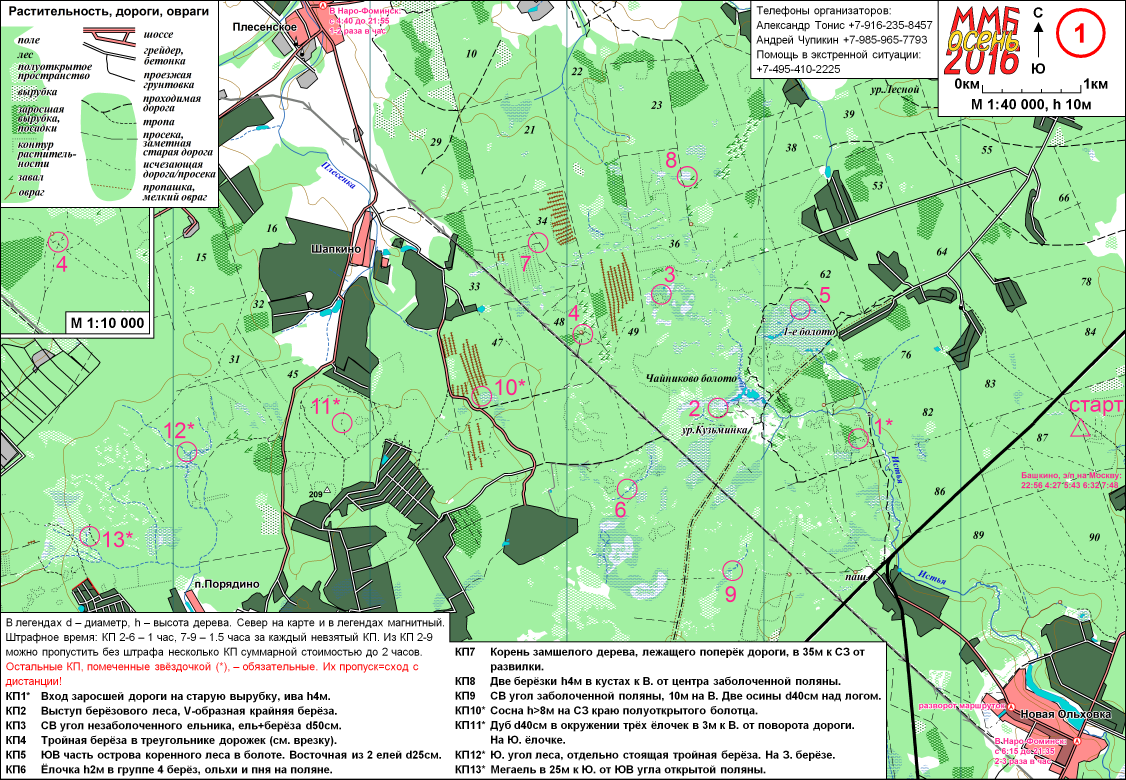
#> input picture maps/mmb2016o-l1.png, 3378 x 2339 px (shown at 1/3 size)
$ python prepare_map.py maps/mmb2016o-l1.png out.png out.png
#> lines starting #> are read from the running program, lines starting #| are printed output that depends on the picture; after the words box and inside, x2 and y2 are one past the last pixel; in counts of white or black regions, pixels touching at a corner belong together
#!/usr/bin/env python
# coding: utf-8

import numpy as np
import cv2
import matplotlib.pyplot as plt
import pandas as pd
from os import listdir
from os.path import isfile, join
import sys
import json

default_penalty=1.

import pytesseract as pts
pts.pytesseract.tesseract_cmd = r"/usr/local/bin/tesseract"

def prepare_image(filename):
    img = cv2.imread(filename)
    img = cv2.cvtColor(img,cv2.COLOR_BGR2RGB)

    # Цвет КП ММБ
    new_image = ((img[:,:,0] == 255) & (img[:,:,1] == 34) & (img[:,:,2] == 141) )*255
    new_image = new_image.astype(np.uint8)
    return new_image

def parse(new_image,circles):
    rows = []
    for i,circle in enumerate(circles[0]):
        x = int(circle[0])
        y = int(circle[1])
        radius = circle[2]

        delta = 140
        y1 = max(y-delta,0)
        y2 = min(y+delta,new_image.shape[0])
        x1 = max(x-delta,0)
        x2 = min(x+delta,new_image.shape[1])
        temp_img = new_image[y1:y2,x1:x2]
        temp_img = 255 - temp_img

        new_center_y = y-y1
        new_center_x = x-x1

        delta_r = 5
        max_r = 130

        x_coord = x
        y_coord = y
        #print (temp_img.shape,x_coord,y_coord,x1,x2,new_image.shape,y1,y2)

        for x in range(temp_img.shape[0]):
            for y in range(temp_img.shape[1]):
                dist = np.sqrt(pow((x-new_center_y),2) + pow((y-new_center_x),2))
                if (dist<radius+delta_r) and (dist>radius-delta_r): #это круг, убираем
                    temp_img[x,y]=255
                if (dist>max_r):
                    temp_img[x,y]=255

        result = pts.image_to_string(temp_img,config='--psm 10 -c tessedit_char_whitelist=0123456789')

        result_digits = ''.join(filter(lambda x: x in '1234567890',result))

        cv2.imwrite('results/%d(%s).png'%(i,result_digits),temp_img)

        rows.append([x_coord,y_coord,radius,result,result_digits])
    result = pd.DataFrame(rows,columns = ['x','y','radius','text','text_digits'])
    result['text_digits'] = result.text_digits.astype('str')
    return result

def find_kp(filename):
    img = prepare_image(filename)
#> in prepare_image, img is the input picture: shape (2339, 3378, 3); mean B, G, R 169.9, 215.9, 171.2
#> in prepare_image, `new_image = ((img[:,:,0] == 255) & (img[:,:,1] == 34) & (img[:,:,2] ==..`:
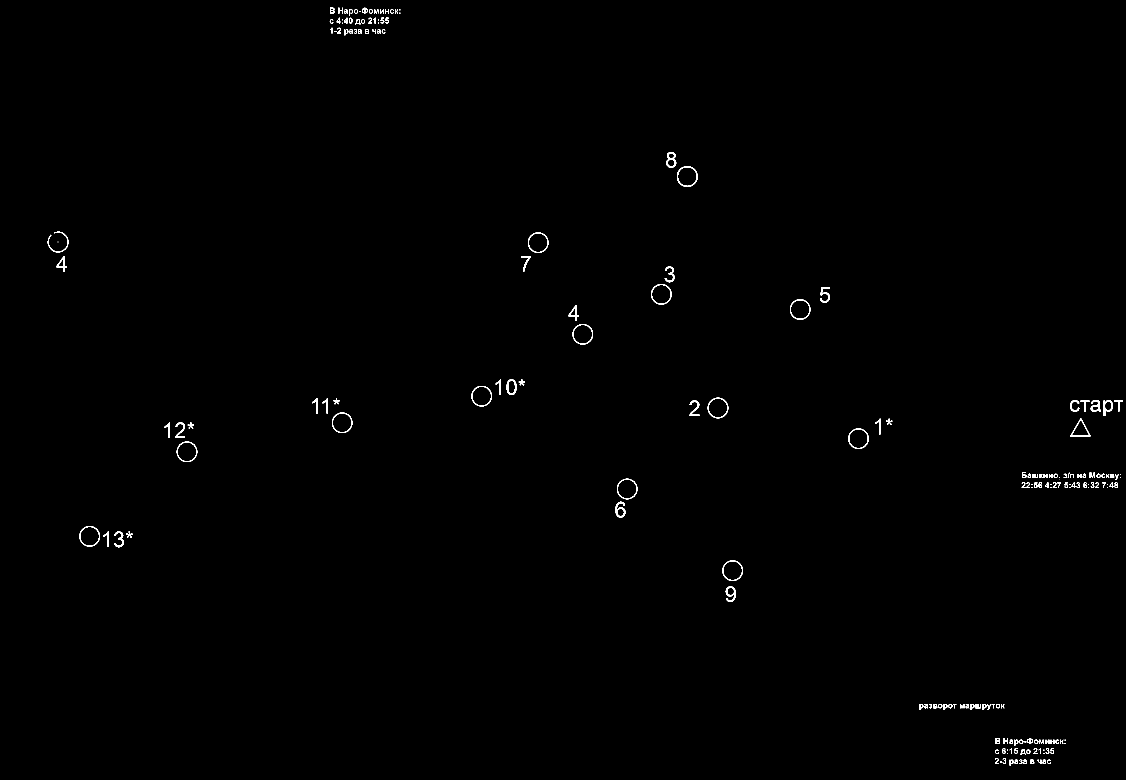
#> new_image: shape (2339, 3378) int64 (shown at 1/3 size); 0.34% white; 189 white regions (31 under 20 px), largest, box (x1, y1, x2, y2) and area: (2031, 498, 2093, 561) 619, (1999, 456, 2029, 503) 590, (1846, 1505, 1876, 1553) 579
    circles = cv2.HoughCircles(img, cv2.HOUGH_GRADIENT, 1, 15,
                               param1=100, param2=15,
                               minRadius=24, maxRadius=35)
#> circles = 14 rows, first 8: [268.5, 1608.5, 28.2], [1983.5, 882.5, 28.2], [2153.5, 1223.5, 28.2], [2197.5, 1711.5, 28.2], [1025.5, 1267.5, 30.5], [2399.5, 927.5, 30.5], [560.5, 1354.5, 30.2], [1444.5, 1187.5, 30.2]
    df = parse(img,circles)
#> the loop in parse, `for i,circle in enumerate(circles[0]):` made 1 pass
#> (circle, radius, delta, y1, y2, x1) on pass 1: ([268.5, 1608.5, 28.2], 28.2, 140, 1468, 1748, 128)
#> pass 1, in parse, `temp_img = new_image[y1:y2,x1:x2]`:
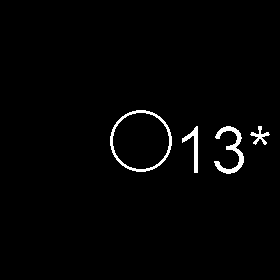
#> temp_img: shape (280, 280); 1.8% white; 4 white regions, box (x1, y1, x2, y2) and area: (110, 110, 172, 172) 528, (214, 126, 244, 174) 464, (182, 126, 198, 173) 245, (250, 126, 270, 145) 138
#> after the loop in parse, `for i,circle in enumerate(circles[0]):`:
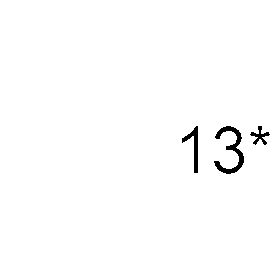
#> temp_img: shape (280, 280); 98.9% white; 3 black regions, box (x1, y1, x2, y2) and area: (214, 126, 244, 174) 464, (182, 126, 198, 173) 245, (250, 126, 270, 145) 138
#> after the loop in parse, `for i,circle in enumerate(circles[0]):`: rows = []
    df['penalty'] = default_penalty
    return df,circles

def plot_circles_on_img(filename,circles):
    img = cv2.imread(filename)
    img = cv2.cvtColor(img,cv2.COLOR_BGR2RGB)

    if circles is not None:

        #print (circles.shape)
        for _,row in circles.iterrows():
            center = (row.x, row.y)
            # circle center
            cv2.circle(img, center, 1, (0, 255, 0), 3)
            # circle outline
            radius = int(row.radius)
            cv2.circle(img, center, radius, (0, 255, 0), 3)

            #print KP num
            font                   = cv2.FONT_HERSHEY_SIMPLEX
            bottomLeftCornerOfText = center
            fontScale              = 1
            fontColor              = (0,0,0)
            lineType               = 3

            cv2.putText(img,row.text_digits,
                bottomLeftCornerOfText,
                font,
                fontScale,
                fontColor,
                lineType
                       )
    return img


# [42 lines of commented-out code are left out]

def usage():
    print ('prepare_map.py <input_map.png>(jpg,gif) <modified_map> <output_data>')

if __name__ == '__main__':
    if len(sys.argv)<4:
        usage()
        sys.exit(1)
    input_filename = sys.argv[1]
    output_filename = sys.argv[2]
    output_datafile = sys.argv[3]
#> (the run stopped early here; a loop or call above may not have finished)

$ run again, with maps/mmb2017o-l2.png copied over maps/mmb2016o-l1.png
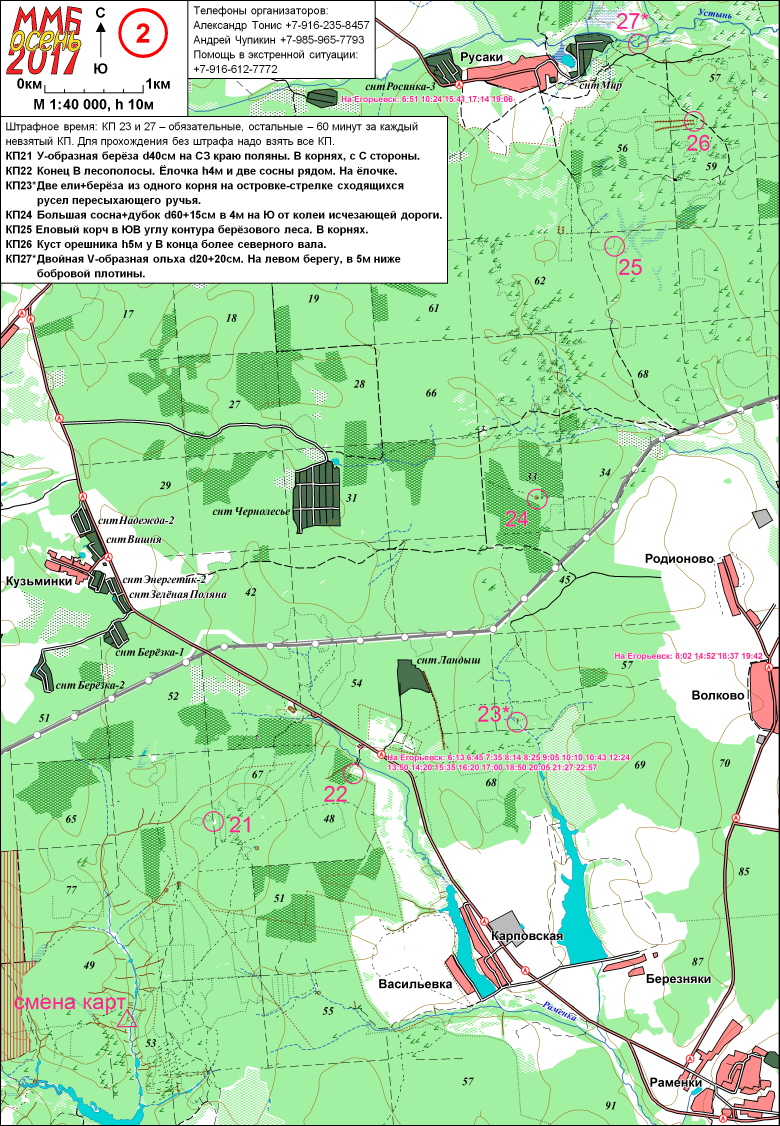
#> input picture maps/mmb2017o-l2.png, 2339 x 3378 px (shown at 1/3 size)
#> in prepare_image, img is the input picture: shape (3378, 2339, 3); mean B, G, R 173.6, 223.5, 175.9
#> in prepare_image, `new_image = ((img[:,:,0] == 255) & (img[:,:,1] == 34) & (img[:,:,2] ==..`:
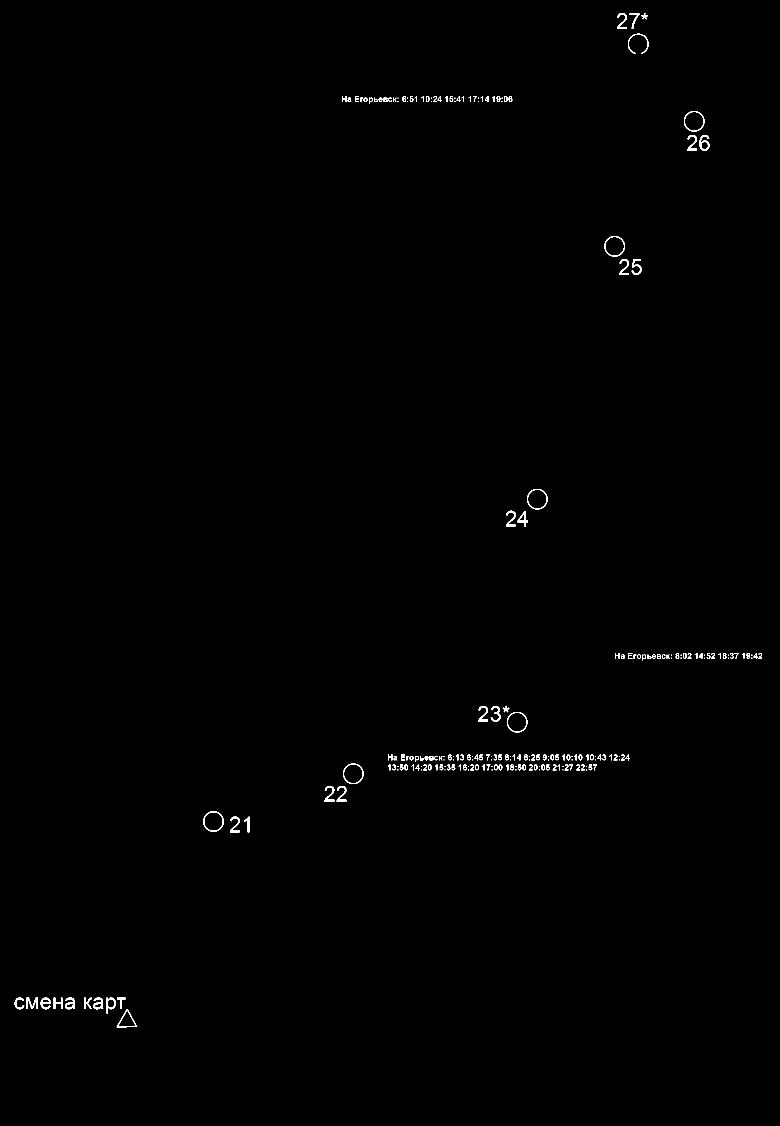
#> new_image: shape (3378, 2339) int64 (shown at 1/3 size); 0.32% white; 226 white regions (60 under 20 px), largest, box (x1, y1, x2, y2) and area: (79, 2993, 114, 3027) 583, (2098, 405, 2128, 452) 566, (1813, 708, 1875, 770) 528
#> circles = [[1843.5, 738.5, 28.2], [639.5, 2463.5, 30.5], [1550.5, 2165.5, 30.5], [1059.5, 2320.5, 30.2], [1611.5, 1496.5, 30.2], [2081.5, 363.5, 30.2], [1913.5, 131.5, 30.8]]
#> the loop in parse, `for i,circle in enumerate(circles[0]):` made 1 pass
#> (circle, radius, delta, y1, y2, x1) on pass 1: ([1843.5, 738.5, 28.2], 28.2, 140, 598, 878, 1703)
#> after the loop in parse, `for i,circle in enumerate(circles[0]):`:
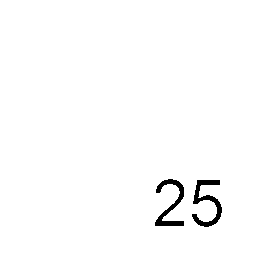
#> temp_img: shape (280, 280); 98.7% white; 2 black regions, box (x1, y1, x2, y2) and area: (192, 180, 222, 227) 514, (155, 179, 184, 226) 472
#> after the loop in parse, `for i,circle in enumerate(circles[0]):`: rows = []

$ run again, with maps/mmb2017o-l1a.png copied over maps/mmb2016o-l1.png
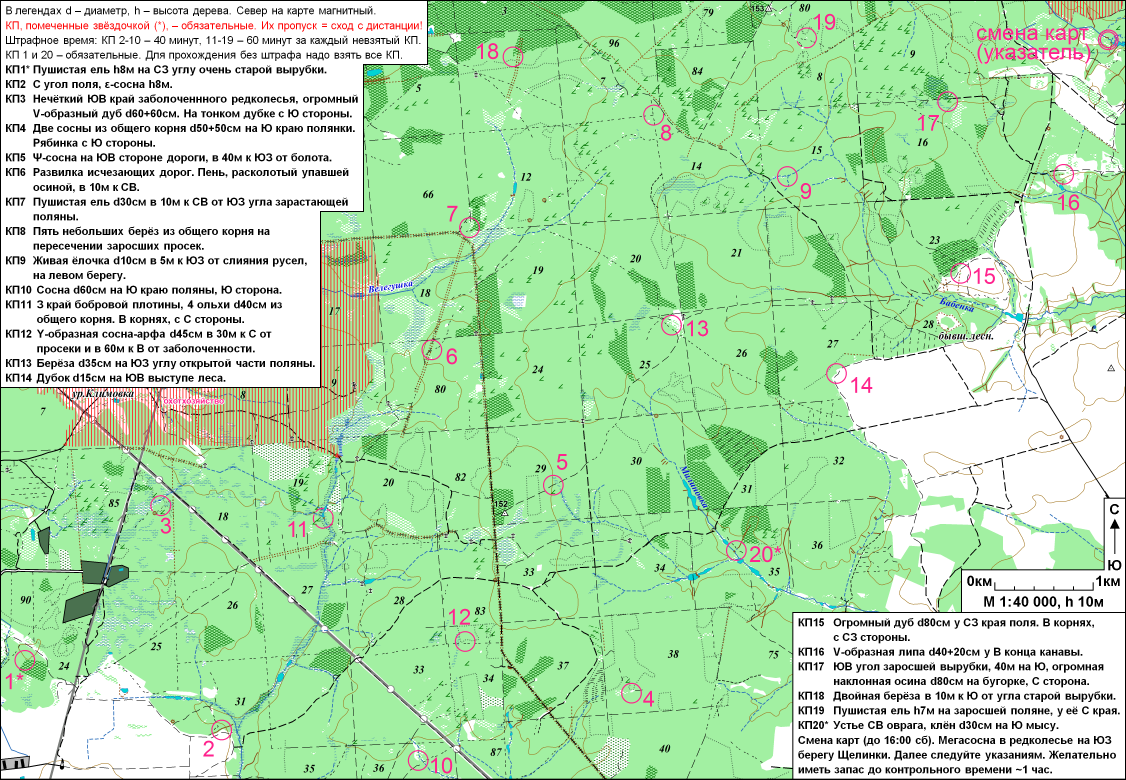
#> input picture maps/mmb2017o-l1a.png, 3378 x 2339 px (shown at 1/3 size)
#> in prepare_image, img is the input picture: shape (2339, 3378, 3); mean B, G, R 176.2, 223.5, 178.6
#> in prepare_image, `new_image = ((img[:,:,0] == 255) & (img[:,:,1] == 34) & (img[:,:,2] ==..`:
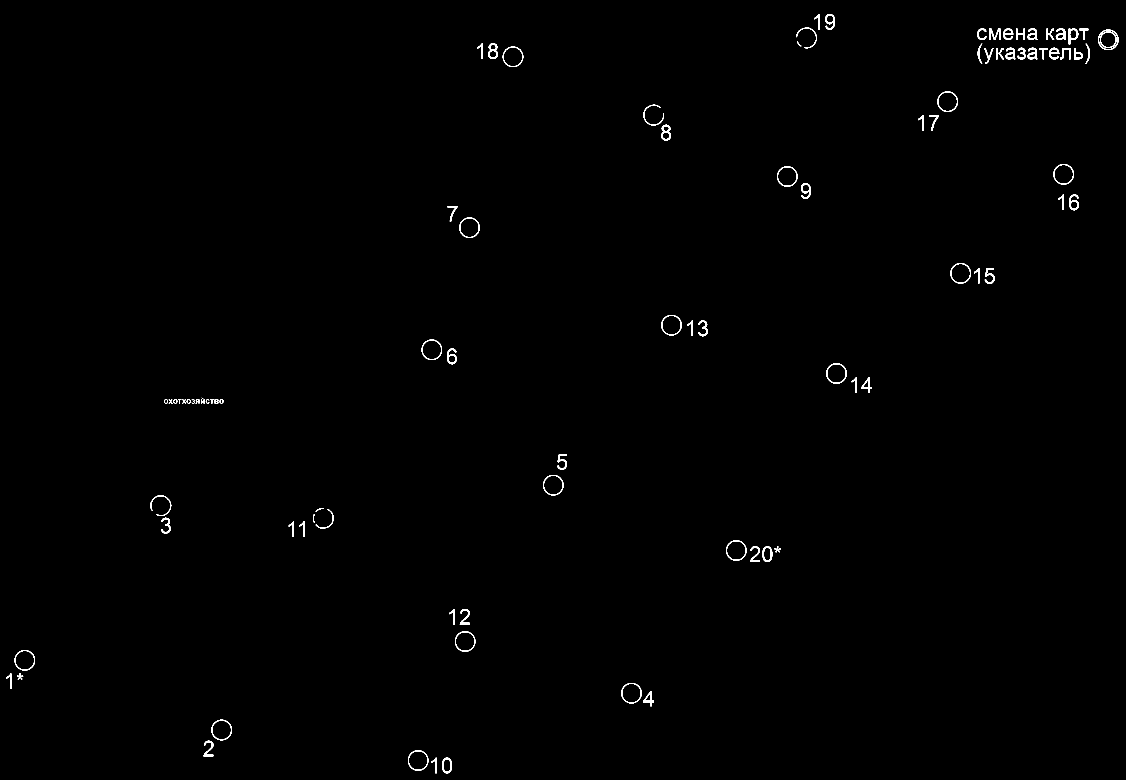
#> new_image: shape (2339, 3378) int64 (shown at 1/3 size); 0.42% white; 93 white regions (2 under 20 px), largest, box (x1, y1, x2, y2) and area: (1464, 130, 1494, 177) 595, (1983, 374, 2013, 422) 590, (3207, 583, 3237, 631) 572
#> circles = 21 rows, first 8: [664.5, 2189.5, 28.2], [2842.5, 304.5, 28.2], [2881.5, 819.5, 28.2], [3190.5, 522.5, 28.2], [1253.5, 2280.5, 30.5], [1294.5, 1048.5, 30.5], [1394.5, 1923.5, 30.5], [1893.5, 2078.5, 30.5]
#> the loop in parse, `for i,circle in enumerate(circles[0]):` made 1 pass
#> (circle, radius, delta, y1, y2, x1) on pass 1: ([664.5, 2189.5, 28.2], 28.2, 140, 2049, 2329, 524)
#> after the loop in parse, `for i,circle in enumerate(circles[0]):`:
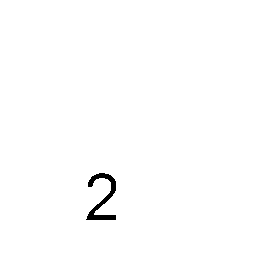
#> temp_img: shape (280, 280); 99.4% white; 1 black region, box (x1, y1, x2, y2) and area: (86, 173, 116, 220) 483
#> after the loop in parse, `for i,circle in enumerate(circles[0]):`: rows = []

$ run again, with maps/mmb2018v-l1.png copied over maps/mmb2016o-l1.png
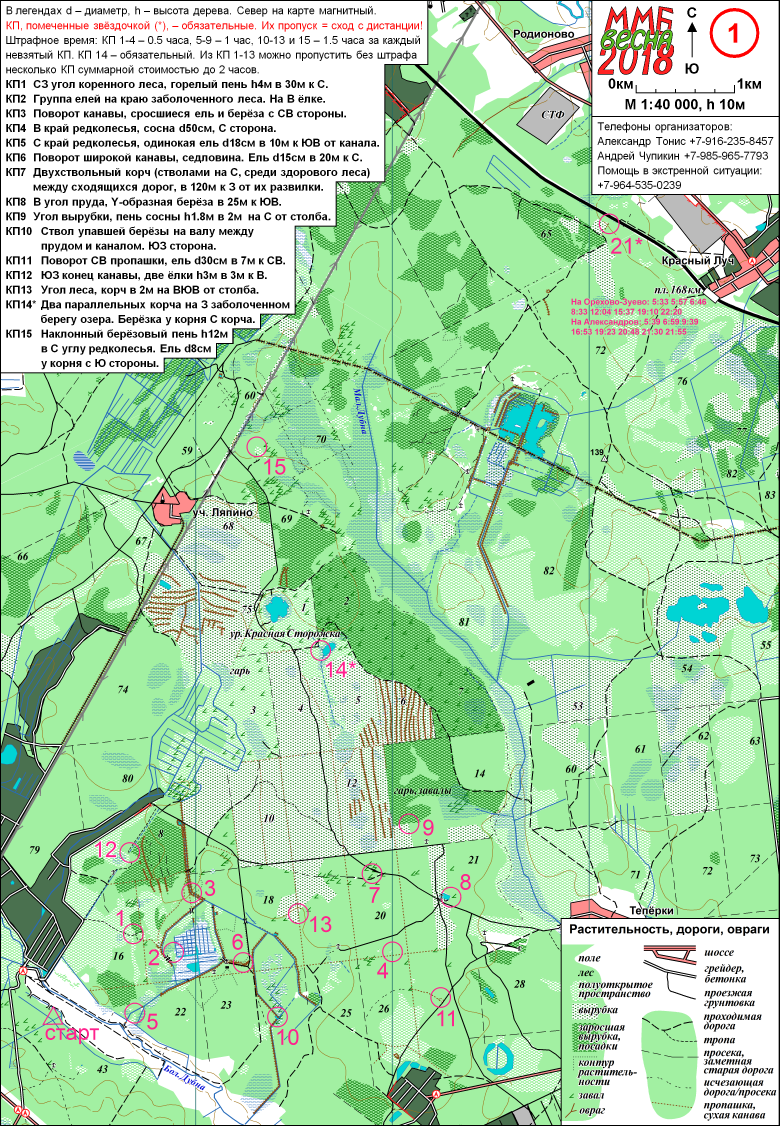
#> input picture maps/mmb2018v-l1.png, 2339 x 3378 px (shown at 1/3 size)
#> in prepare_image, img is the input picture: shape (3378, 2339, 3); mean B, G, R 172, 214.8, 170.9
#> in prepare_image, `new_image = ((img[:,:,0] == 255) & (img[:,:,1] == 34) & (img[:,:,2] ==..`:
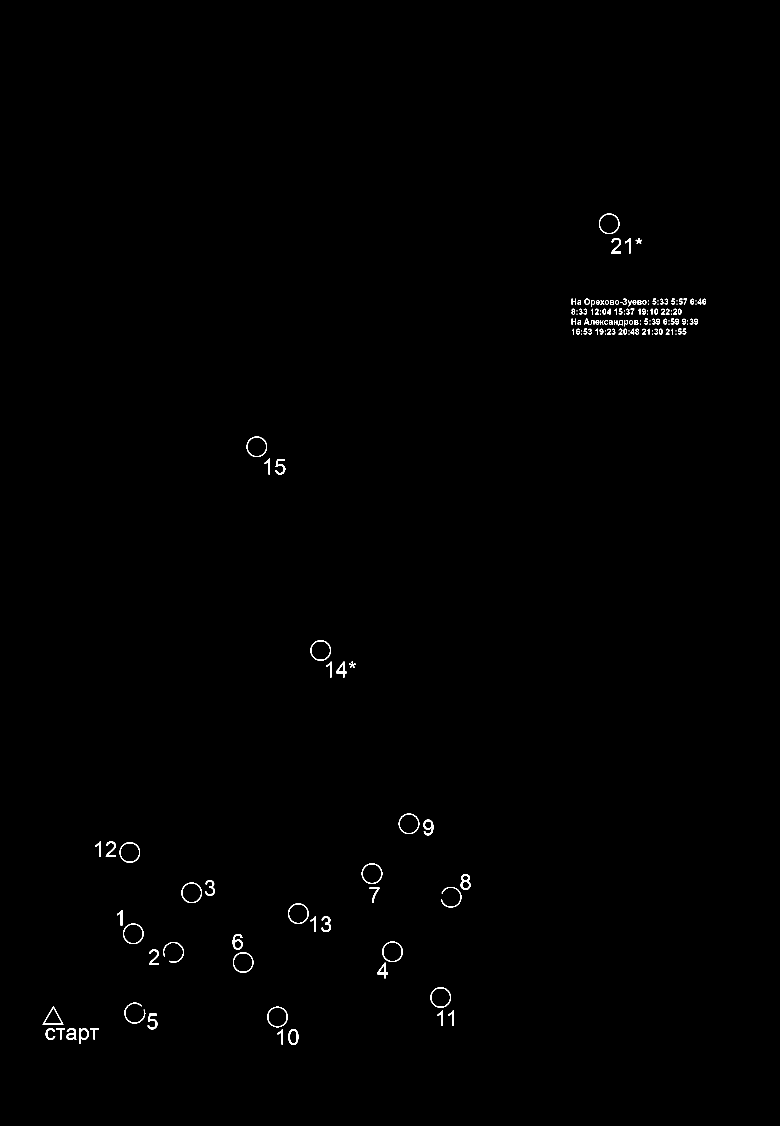
#> new_image: shape (3378, 2339) int64 (shown at 1/3 size); 0.34% white; 168 white regions (37 under 20 px), largest, box (x1, y1, x2, y2) and area: (1382, 2622, 1412, 2670) 584, (698, 2802, 728, 2849) 576, (1270, 2459, 1300, 2506) 566
#> circles = 16 rows, first 8: [894.5, 2740.5, 28.2], [1115.5, 2620.5, 28.2], [388.5, 2556.5, 30.5], [728.5, 2886.5, 30.5], [769.5, 1339.5, 30.5], [1176.5, 2854.5, 30.5], [1826.5, 670.5, 30.5], [403.5, 3038.5, 28.3]
#> the loop in parse, `for i,circle in enumerate(circles[0]):` made 1 pass
#> (circle, radius, delta, y1, y2, x1) on pass 1: ([894.5, 2740.5, 28.2], 28.2, 140, 2600, 2880, 754)
#> after the loop in parse, `for i,circle in enumerate(circles[0]):`:
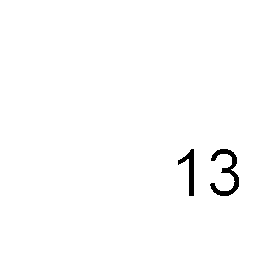
#> temp_img: shape (280, 280); 99% white; 2 black regions, box (x1, y1, x2, y2) and area: (210, 149, 239, 196) 465, (178, 149, 194, 196) 285
#> after the loop in parse, `for i,circle in enumerate(circles[0]):`: rows = []
